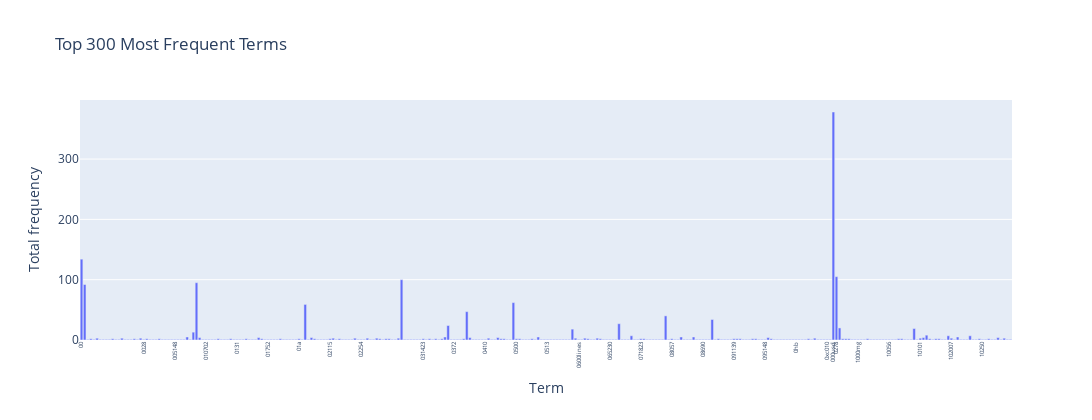

Notebook code cell kept with this figure:
### Markdown cell above
# Exercise 12

### Code cell
# Answer here
import plotly.express as px
term_frequencies = np.asarray(X_counts.sum(axis=0))[0]
df_top = pd.DataFrame({"Term": count_vect.get_feature_names_out()[:300], "Total frequency": term_frequencies[:300]})

g = px.bar(
    df_top,
    x="Term",
    y="Total frequency",
    title="Top 300 Most Frequent Terms"
)
g.update_layout(xaxis_tickangle=-90, bargap=0.15, height=420, width=1600, xaxis_tickfont=dict(size=6))
g.update_xaxes(tickmode='array', tickvals=list(range(0, 300, 10)), ticktext=count_vect.get_feature_names_out()[:300][::10])
g.show()

### Figure 1 — Plotly figure (JSON) as saved in the notebook; plotly's stock layout.template omitted (floating-point values rounded to 4 significant figures; data arrays with more than 128 entries replaced by an {"elided": "..."} marker saying what was removed)
{"data": [{"hovertemplate": "Term=%{x}<br>Total frequency=%{y}<extra></extra>", "legendgroup": "", "marker": {"color": "#636efa", "pattern": {"shape": ""}}, "name": "", "orientation": "v", "showlegend": false, "textposition": "auto", "type": "bar", "x": {"elided": "300 str values"}, "xaxis": "x", "y": {"elided": "300 int values"}, "yaxis": "y"}], "layout": {"bargap": 0.15, "barmode": "relative", "height": 420, "legend": {"tracegroupgap": 0}, "title": {"text": "Top 300 Most Frequent Terms"}, "width": 1600, "xaxis": {"anchor": "y", "domain": [0, 1], "tickangle": -90, "tickfont": {"size": 6}, "tickmode": "array", "ticktext": ["00", "000usd", "0028", "005148", "010702", "0131", "01752", "01a", "02115", "02254", "0278", "031423", "0372", "0410", "0500", "0513", "0600lines", "065230", "071823", "08057", "08690", "091139", "095148", "0hb", "0xc010", "1000mg", "10056", "10101", "102007", "10250"], "tickvals": [0, 10, 20, 30, 40, 50, 60, 70, 80, 90, 100, 110, 120, 130, 140, 150, 160, 170, 180, 190, 200, 210, 220, 230, 240, 250, 260, 270, 280, 290], "title": {"text": "Term"}}, "yaxis": {"anchor": "x", "domain": [0, 1], "title": {"text": "Total frequency"}}}}
